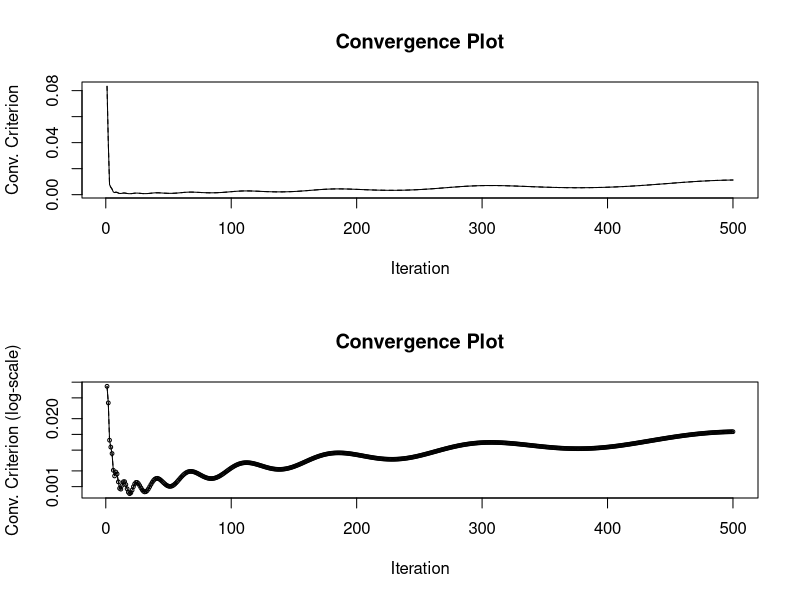

Write the R code that produced this figure.
# --------------------------------------------------------------
# Computational Statistics
# Homework 1
# Name: Leon Löppert
# --------------------------------------------------------------

# Load dependencies ----
library(pracma)

# Problem 1.1 Conjugate Gradient Algorithm ----

CG <-
  function(A, b, x) {
    r <- b - A %*% x  # Initialize residual vector
    p <- r
    j <- 0
    
    conv <- Norm(r)
    
    if(all(b == 0)) {
      error <- Norm(r, Inf)
    }
    
    cat("Starting Conguate Gradient algorithm...\n")
    while (((norm(r) / norm(b)) > 1e-14) && j < 500) {
      alpha <- crossprod(r) / (t(p) %*% A %*% p)
      x <- x + c(alpha) * p
      rnew <- r - c(alpha) * (A %*% p)
      beta <- crossprod(rnew) / crossprod(r)
      p <- rnew + c(beta) * p
      r <- rnew
      j <- j + 1
      
      conv[j] <- Norm(r) / Norm(b)
      
      if(all(b == 0)) {
        err[j] <- Norm(x, Inf)
      }
      cat(sprintf('It. %3.0f: %20.16e', j, conv[j]), "\n")
    }
    cat("...finished!")
    cat("The solution for x is:", x, "\n")

    par(mfrow = c(2, 1))
    
    plot(
      1:j,
      conv,
      type = 'l',
      col = 'black',
      main = 'Convergence Plot',
      xlab = 'Iteration',
      ylab = 'Conv. Criterion', cex = 0.5
    )
    lines(1:j, conv, lty = 2, col = 'black')
    
    plot(
      1:j,
      conv,
      type = 'o',
      log = 'y',
      col = 'black',
      main = 'Convergence Plot',
      xlab = 'Iteration',
      ylab = 'Conv. Criterion (log-scale)',
      cex = 0.5
    )
    lines(1:j, conv, lty = 2, col = 'black')
    
    return(list(conv, x))
  }


# Testing algorithm ----
A <- matrix(c(4, 1, 2, 3), nrow = 2, byrow = TRUE)
x <- c(1, 2)
b <- A %*% x

x0 <- c(0,0)

CG_results <- CG(A, b, x0)
CG_results

R_solver_results <- solve(A, b)
R_solver_results



